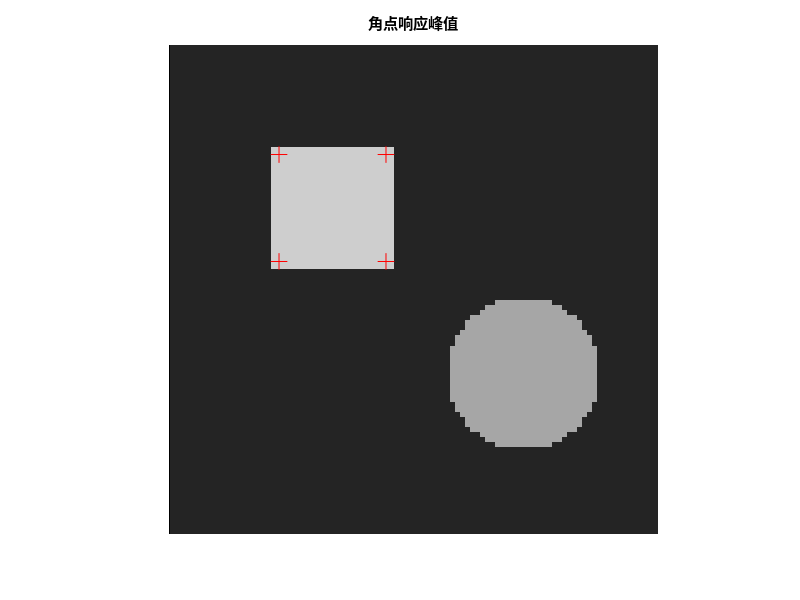

Here is the MATLAB script that generated this plot:
%% 11-harris.m | 自相关矩阵 / Harris 响应 / 角点定位
%% GNU Octave，零第三方依赖；合成图像，无需任何外部文件
clear; close all; clc;
SHOW = ~strcmp(getenv("IP_HEADLESS"), "1");
% ---- 参数区 ----
N = 96; k = 0.05; thresh = 0.005;
% ---- 造图：一个矩形（4 个直角）+ 一个圆盘（无角点）----
[X, Y] = meshgrid(1:N, 1:N);
f = 0.15 + 0.65*double(X>20 & X<45 & Y>20 & Y<45);
f = f + 0.5*double((X-70).^2 + (Y-65).^2 < 15^2);
f = min(max(f, 0), 1);
% ---- 算法：梯度 -> M 的三个分量 -> R = det - k*trace^2 ----
Gx = [-1 0 1]; Gy = Gx';
dx = conv2(f, Gx, "same"); dy = conv2(f, Gy, "same");
w = ones(5,5)/25;
A = conv2(dx.^2, w, "same");
B = conv2(dy.^2, w, "same");
C = conv2(dx.*dy, w, "same");
R = A.*B - C.^2 - k*(A + B).^2;
% ---- 非极大抑制（3x3）----
% 手写 3x3 非极大抑制，不依赖 image 包
% 手写等价实现（始终有效，覆盖上一行结果）
p = 1; rp = zeros(N+2, N+2); rp(2:N+1, 2:N+1) = R;
peak = zeros(N, N);
for r = 1:N
  for c = 1:N
    blk = rp(r:r+2, c:c+2);
    peak(r,c) = double(R(r,c) == max(blk(:)) && R(r,c) > thresh);
  end
end
[rr, cc] = find(peak);
% ---- 数值验证 ----
printf("Harris 响应: min=%.6f max=%.6f\n", min(R(:)), max(R(:)));
printf("平坦区响应 (5,5) = %.6f, 边缘响应 (30,20) = %.6f\n", R(5,5), R(30,20));
printf("检测到的角点数 = %d（矩形约 4 个）\n", numel(rr));
printf("前几个角点坐标 (行,列): ");
for t = 1:min(6, numel(rr)), printf("(%d,%d) ", rr(t), cc(t)); end
printf("\n");
% ---- 可视化 ----
if SHOW
  figure("name", "11 Harris 角点"); imagesc(f, [0 1]); colormap gray; axis image off;
  hold on; plot(cc, rr, "r+", "markersize", 12); hold off; title("角点响应峰值");
end
